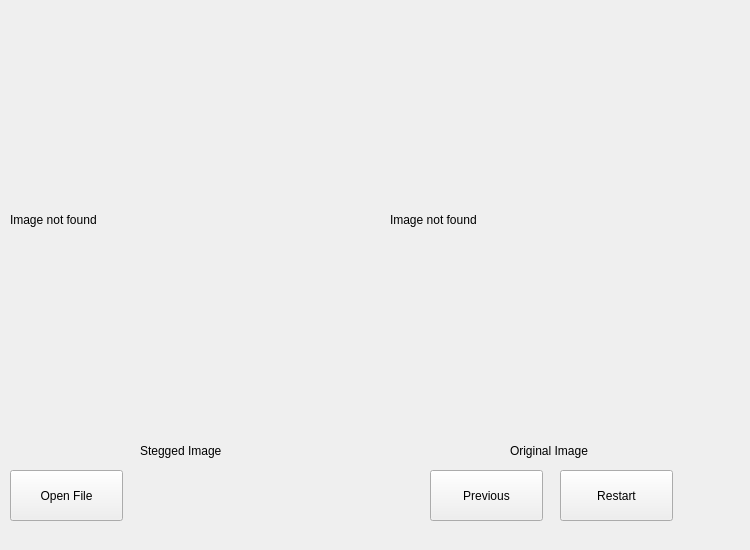
<?xml version="1.0" encoding="UTF-8"?>
<ui version="4.0">
 <class>Form</class>
 <widget class="QWidget" name="Form">
  <property name="geometry">
   <rect>
    <x>0</x>
    <y>0</y>
    <width>750</width>
    <height>550</height>
   </rect>
  </property>
  <property name="windowTitle">
   <string>Form</string>
  </property>
  <widget class="QPushButton" name="pushButton_3">
   <property name="geometry">
    <rect>
     <x>10</x>
     <y>470</y>
     <width>113</width>
     <height>51</height>
    </rect>
   </property>
   <property name="text">
    <string>Open File</string>
   </property>
  </widget>
  <widget class="QLabel" name="label_4">
   <property name="geometry">
    <rect>
     <x>510</x>
     <y>430</y>
     <width>181</width>
     <height>41</height>
    </rect>
   </property>
   <property name="text">
    <string>Original Image</string>
   </property>
  </widget>
  <widget class="QWidget" name="verticalLayoutWidget">
   <property name="geometry">
    <rect>
     <x>390</x>
     <y>10</y>
     <width>351</width>
     <height>421</height>
    </rect>
   </property>
   <layout class="QVBoxLayout" name="verticalLayout">
    <item>
     <widget class="QLabel" name="label">
      <property name="text">
       <string>&lt;html&gt;&lt;head/&gt;&lt;body&gt;&lt;p&gt;Image not found&lt;/p&gt;&lt;/body&gt;&lt;/html&gt;</string>
      </property>
     </widget>
    </item>
   </layout>
  </widget>
  <widget class="QWidget" name="verticalLayoutWidget_2">
   <property name="geometry">
    <rect>
     <x>10</x>
     <y>10</y>
     <width>351</width>
     <height>421</height>
    </rect>
   </property>
   <layout class="QVBoxLayout" name="verticalLayout_2">
    <item>
     <widget class="QLabel" name="label_2">
      <property name="text">
       <string>&lt;html&gt;&lt;head/&gt;&lt;body&gt;&lt;p&gt;Image not found&lt;/p&gt;&lt;/body&gt;&lt;/html&gt;</string>
      </property>
     </widget>
    </item>
   </layout>
  </widget>
  <widget class="QPushButton" name="pushButton_2">
   <property name="geometry">
    <rect>
     <x>560</x>
     <y>470</y>
     <width>113</width>
     <height>51</height>
    </rect>
   </property>
   <property name="text">
    <string>Restart</string>
   </property>
  </widget>
  <widget class="QPushButton" name="pushButton">
   <property name="geometry">
    <rect>
     <x>430</x>
     <y>470</y>
     <width>113</width>
     <height>51</height>
    </rect>
   </property>
   <property name="text">
    <string>Previous</string>
   </property>
  </widget>
  <widget class="QLabel" name="label_3">
   <property name="geometry">
    <rect>
     <x>140</x>
     <y>430</y>
     <width>181</width>
     <height>41</height>
    </rect>
   </property>
   <property name="text">
    <string>Stegged Image</string>
   </property>
  </widget>
 </widget>
 <resources/>
 <connections/>
</ui>
